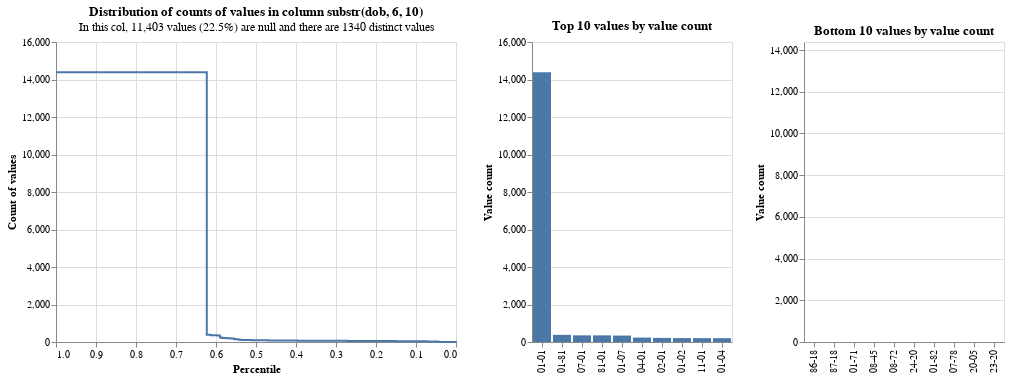

The notebook cell this image was saved under:
### Markdown cell above
Here we can see a large skew towards dates which are the 1st January. We can narrow down the profiling to show the distribution of month and day to explore this further:

### Code cell
linker.profile_columns("substr(dob, 6, 10)")

### Figure 1 — Vega-Lite specification as saved in the notebook (floating-point values rounded to 4 significant figures)
{"config": {"view": {"continuousWidth": 400, "continuousHeight": 300}}, "vconcat": [{"hconcat": [{"mark": {"type": "line", "interpolate": "step-after"}, "data": {"values": [{"percentile_ex_nulls": 0.6328, "percentile_inc_nulls": 0.7156, "value_count": 14386, "group_name": "substr_dob_6_10_", "total_non_null_rows": 39175, "total_rows_inc_nulls": 50578, "sum_tokens_in_value_count_group": 14390.0, "distinct_value_count": 1340}, {"percentile_ex_nulls": 0.623, "percentile_inc_nulls": 0.708, "value_count": 382, "group_name": "substr_dob_6_10_", "total_non_null_rows": 39175, "total_rows_inc_nulls": 50578, "sum_tokens_in_value_count_group": 382.0, "distinct_value_count": 1340}, {"percentile_ex_nulls": 0.614, "percentile_inc_nulls": 0.701, "value_count": 355, "group_name": "substr_dob_6_10_", "total_non_null_rows": 39175, "total_rows_inc_nulls": 50578, "sum_tokens_in_value_count_group": 355.0, "distinct_value_count": 1340}, {"percentile_ex_nulls": 0.6049, "percentile_inc_nulls": 0.694, "value_count": 354, "group_name": "substr_dob_6_10_", "total_non_null_rows": 39175, "total_rows_inc_nulls": 50578, "sum_tokens_in_value_count_group": 354.0, "distinct_value_count": 1340}, {"percentile_ex_nulls": 0.5962, "percentile_inc_nulls": 0.6872, "value_count": 342, "group_name": "substr_dob_6_10_", "total_non_null_rows": 39175, "total_rows_inc_nulls": 50578, "sum_tokens_in_value_count_group": 342.0, "distinct_value_count": 1340}, {"percentile_ex_nulls": 0.5902, "percentile_inc_nulls": 0.6826, "value_count": 236, "group_name": "substr_dob_6_10_", "total_non_null_rows": 39175, "total_rows_inc_nulls": 50578, "sum_tokens_in_value_count_group": 236.0, "distinct_value_count": 1340}, {"percentile_ex_nulls": 0.5846, "percentile_inc_nulls": 0.6782, "value_count": 219, "group_name": "substr_dob_6_10_", "total_non_null_rows": 39175, "total_rows_inc_nulls": 50578, "sum_tokens_in_value_count_group": 219.0, "distinct_value_count": 1340}, {"percentile_ex_nulls": 0.5793, "percentile_inc_nulls": 0.6741, "value_count": 208, "group_name": "substr_dob_6_10_", "total_non_null_rows": 39175, "total_rows_inc_nulls": 50578, "sum_tokens_in_value_count_group": 208.0, "distinct_value_count": 1340}, {"percentile_ex_nulls": 0.574, "percentile_inc_nulls": 0.6701, "value_count": 205, "group_name": "substr_dob_6_10_", "total_non_null_rows": 39175, "total_rows_inc_nulls": 50578, "sum_tokens_in_value_count_group": 205.0, "distinct_value_count": 1340}, {"percentile_ex_nulls": 0.5689, "percentile_inc_nulls": 0.6661, "value_count": 203, "group_name": "substr_dob_6_10_", "total_non_null_rows": 39175, "total_rows_inc_nulls": 50578, "sum_tokens_in_value_count_group": 203.0, "distinct_value_count": 1340}, {"percentile_ex_nulls": 0.5641, "percentile_inc_nulls": 0.6624, "value_count": 185, "group_name": "substr_dob_6_10_", "total_non_null_rows": 39175, "total_rows_inc_nulls": 50578, "sum_tokens_in_value_count_group": 185.0, "distinct_value_count": 1340}, {"percentile_ex_nulls": 0.5595, "percentile_inc_nulls": 0.6588, "value_count": 181, "group_name": "substr_dob_6_10_", "total_non_null_rows": 39175, "total_rows_inc_nulls": 50578, "sum_tokens_in_value_count_group": 181.0, "distinct_value_count": 1340}, {"percentile_ex_nulls": 0.5556, "percentile_inc_nulls": 0.6558, "value_count": 155, "group_name": "substr_dob_6_10_", "total_non_null_rows": 39175, "total_rows_inc_nulls": 50578, "sum_tokens_in_value_count_group": 155.0, "distinct_value_count": 1340}, {"percentile_ex_nulls": 0.5519, "percentile_inc_nulls": 0.653, "value_count": 142, "group_name": "substr_dob_6_10_", "total_non_null_rows": 39175, "total_rows_inc_nulls": 50578, "sum_tokens_in_value_count_group": 142.0, "distinct_value_count": 1340}, {"percentile_ex_nulls": 0.5451, "percentile_inc_nulls": 0.6477, "value_count": 133, "group_name": "substr_dob_6_10_", "total_non_null_rows": 39175, "total_rows_inc_nulls": 50578, "sum_tokens_in_value_count_group": 266.0, "distinct_value_count": 1340}, {"percentile_ex_nulls": 0.542, "percentile_inc_nulls": 0.6453, "value_count": 123, "group_name": "substr_dob_6_10_", "total_non_null_rows": 39175, "total_rows_inc_nulls": 50578, "sum_tokens_in_value_count_group": 123.0, "distinct_value_count": 1340}, {"percentile_ex_nulls": 0.5389, "percentile_inc_nulls": 0.6429, "value_count": 120, "group_name": "substr_dob_6_10_", "total_non_null_rows": 39175, "total_rows_inc_nulls": 50578, "sum_tokens_in_value_count_group": 120.0, "distinct_value_count": 1340}, {"percentile_ex_nulls": 0.5361, "percentile_inc_nulls": 0.6407, "value_count": 113, "group_name": "substr_dob_6_10_", "total_non_null_rows": 39175, "total_rows_inc_nulls": 50578, "sum_tokens_in_value_count_group": 113.0, "distinct_value_count": 1340}, {"percentile_ex_nulls": 0.5332, "percentile_inc_nulls": 0.6385, "value_count": 110, "group_name": "substr_dob_6_10_", "total_non_null_rows": 39175, "total_rows_inc_nulls": 50578, "sum_tokens_in_value_count_group": 110.0, "distinct_value_count": 1340}, {"percentile_ex_nulls": 0.5277, "percentile_inc_nulls": 0.6342, "value_count": 108, "group_name": "substr_dob_6_10_", "total_non_null_rows": 39175, "total_rows_inc_nulls": 50578, "sum_tokens_in_value_count_group": 216.0, "distinct_value_count": 1340}, {"percentile_ex_nulls": 0.525, "percentile_inc_nulls": 0.6321, "value_count": 107, "group_name": "substr_dob_6_10_", "total_non_null_rows": 39175, "total_rows_inc_nulls": 50578, "sum_tokens_in_value_count_group": 107.0, "distinct_value_count": 1340}, {"percentile_ex_nulls": 0.5197, "percentile_inc_nulls": 0.628, "value_count": 103, "group_name": "substr_dob_6_10_", "total_non_null_rows": 39175, "total_rows_inc_nulls": 50578, "sum_tokens_in_value_count_group": 206.0, "distinct_value_count": 1340}, {"percentile_ex_nulls": 0.5146, "percentile_inc_nulls": 0.624, "value_count": 101, "group_name": "substr_dob_6_10_", "total_non_null_rows": 39175, "total_rows_inc_nulls": 50578, "sum_tokens_in_value_count_group": 202.0, "distinct_value_count": 1340}, {"percentile_ex_nulls": 0.512, "percentile_inc_nulls": 0.622, "value_count": 100, "group_name": "substr_dob_6_10_", "total_non_null_rows": 39175, "total_rows_inc_nulls": 50578, "sum_tokens_in_value_count_group": 100.0, "distinct_value_count": 1340}, {"percentile_ex_nulls": 0.507, "percentile_inc_nulls": 0.6181, "value_count": 99, "group_name": "substr_dob_6_10_", "total_non_null_rows": 39175, "total_rows_inc_nulls": 50578, "sum_tokens_in_value_count_group": 198.0, "distinct_value_count": 1340}, {"percentile_ex_nulls": 0.5045, "percentile_inc_nulls": 0.6162, "value_count": 98, "group_name": "substr_dob_6_10_", "total_non_null_rows": 39175, "total_rows_inc_nulls": 50578, "sum_tokens_in_value_count_group": 98.0, "distinct_value_count": 1340}, {"percentile_ex_nulls": 0.4996, "percentile_inc_nulls": 0.6124, "value_count": 96, "group_name": "substr_dob_6_10_", "total_non_null_rows": 39175, "total_rows_inc_nulls": 50578, "sum_tokens_in_value_count_group": 192.0, "distinct_value_count": 1340}, {"percentile_ex_nulls": 0.4972, "percentile_inc_nulls": 0.6106, "value_count": 92, "group_name": "substr_dob_6_10_", "total_non_null_rows": 39175, "total_rows_inc_nulls": 50578, "sum_tokens_in_value_count_group": 92.0, "distinct_value_count": 1340}, {"percentile_ex_nulls": 0.4926, "percentile_inc_nulls": 0.607, "value_count": 91, "group_name": "substr_dob_6_10_", "total_non_null_rows": 39175, "total_rows_inc_nulls": 50578, "sum_tokens_in_value_count_group": 182.0, "distinct_value_count": 1340}, {"percentile_ex_nulls": 0.488, "percentile_inc_nulls": 0.6035, "value_count": 89, "group_name": "substr_dob_6_10_", "total_non_null_rows": 39175, "total_rows_inc_nulls": 50578, "sum_tokens_in_value_count_group": 178.0, "distinct_value_count": 1340}, {"percentile_ex_nulls": 0.4813, "percentile_inc_nulls": 0.5982, "value_count": 88, "group_name": "substr_dob_6_10_", "total_non_null_rows": 39175, "total_rows_inc_nulls": 50578, "sum_tokens_in_value_count_group": 264.0, "distinct_value_count": 1340}, {"percentile_ex_nulls": 0.4746, "percentile_inc_nulls": 0.5931, "value_count": 87, "group_name": "substr_dob_6_10_", "total_non_null_rows": 39175, "total_rows_inc_nulls": 50578, "sum_tokens_in_value_count_group": 261.0, "distinct_value_count": 1340}, {"percentile_ex_nulls": 0.4703, "percentile_inc_nulls": 0.5897, "value_count": 85, "group_name": "substr_dob_6_10_", "total_non_null_rows": 39175, "total_rows_inc_nulls": 50578, "sum_tokens_in_value_count_group": 170.0, "distinct_value_count": 1340}, {"percentile_ex_nulls": 0.4639, "percentile_inc_nulls": 0.5847, "value_count": 84, "group_name": "substr_dob_6_10_", "total_non_null_rows": 39175, "total_rows_inc_nulls": 50578, "sum_tokens_in_value_count_group": 252.0, "distinct_value_count": 1340}, {"percentile_ex_nulls": 0.4617, "percentile_inc_nulls": 0.5831, "value_count": 83, "group_name": "substr_dob_6_10_", "total_non_null_rows": 39175, "total_rows_inc_nulls": 50578, "sum_tokens_in_value_count_group": 83.0, "distinct_value_count": 1340}, {"percentile_ex_nulls": 0.4513, "percentile_inc_nulls": 0.575, "value_count": 82, "group_name": "substr_dob_6_10_", "total_non_null_rows": 39175, "total_rows_inc_nulls": 50578, "sum_tokens_in_value_count_group": 410.0, "distinct_value_count": 1340}, {"percentile_ex_nulls": 0.443, "percentile_inc_nulls": 0.5686, "value_count": 81, "group_name": "substr_dob_6_10_", "total_non_null_rows": 39175, "total_rows_inc_nulls": 50578, "sum_tokens_in_value_count_group": 324.0, "distinct_value_count": 1340}, {"percentile_ex_nulls": 0.441, "percentile_inc_nulls": 0.567, "value_count": 80, "group_name": "substr_dob_6_10_", "total_non_null_rows": 39175, "total_rows_inc_nulls": 50578, "sum_tokens_in_value_count_group": 80.0, "distinct_value_count": 1340}, {"percentile_ex_nulls": 0.4309, "percentile_inc_nulls": 0.5592, "value_count": 79, "group_name": "substr_dob_6_10_", "total_non_null_rows": 39175, "total_rows_inc_nulls": 50578, "sum_tokens_in_value_count_group": 395.0, "distinct_value_count": 1340}, {"percentile_ex_nulls": 0.4249, "percentile_inc_nulls": 0.5546, "value_count": 78, "group_name": "substr_dob_6_10_", "total_non_null_rows": 39175, "total_rows_inc_nulls": 50578, "sum_tokens_in_value_count_group": 234.0, "distinct_value_count": 1340}, {"percentile_ex_nulls": 0.4171, "percentile_inc_nulls": 0.5485, "value_count": 77, "group_name": "substr_dob_6_10_", "total_non_null_rows": 39175, "total_rows_inc_nulls": 50578, "sum_tokens_in_value_count_group": 308.0, "distinct_value_count": 1340}, {"percentile_ex_nulls": 0.4113, "percentile_inc_nulls": 0.544, "value_count": 75, "group_name": "substr_dob_6_10_", "total_non_null_rows": 39175, "total_rows_inc_nulls": 50578, "sum_tokens_in_value_count_group": 225.0, "distinct_value_count": 1340}, {"percentile_ex_nulls": 0.4038, "percentile_inc_nulls": 0.5382, "value_count": 74, "group_name": "substr_dob_6_10_", "total_non_null_rows": 39175, "total_rows_inc_nulls": 50578, "sum_tokens_in_value_count_group": 296.0, "distinct_value_count": 1340}, {"percentile_ex_nulls": 0.3963, "percentile_inc_nulls": 0.5324, "value_count": 73, "group_name": "substr_dob_6_10_", "total_non_null_rows": 39175, "total_rows_inc_nulls": 50578, "sum_tokens_in_value_count_group": 292.0, "distinct_value_count": 1340}, {"percentile_ex_nulls": 0.3926, "percentile_inc_nulls": 0.5296, "value_count": 72, "group_name": "substr_dob_6_10_", "total_non_null_rows": 39175, "total_rows_inc_nulls": 50578, "sum_tokens_in_value_count_group": 144.0, "distinct_value_count": 1340}, {"percentile_ex_nulls": 0.3872, "percentile_inc_nulls": 0.5253, "value_count": 71, "group_name": "substr_dob_6_10_", "total_non_null_rows": 39175, "total_rows_inc_nulls": 50578, "sum_tokens_in_value_count_group": 213.0, "distinct_value_count": 1340}, {"percentile_ex_nulls": 0.3747, "percentile_inc_nulls": 0.5157, "value_count": 70, "group_name": "substr_dob_6_10_", "total_non_null_rows": 39175, "total_rows_inc_nulls": 50578, "sum_tokens_in_value_count_group": 490.0, "distinct_value_count": 1340}, {"percentile_ex_nulls": 0.3641, "percentile_inc_nulls": 0.5075, "value_count": 69, "group_name": "substr_dob_6_10_", "total_non_null_rows": 39175, "total_rows_inc_nulls": 50578, "sum_tokens_in_value_count_group": 414.0, "distinct_value_count": 1340}, {"percentile_ex_nulls": 0.352, "percentile_inc_nulls": 0.4981, "value_count": 68, "group_name": "substr_dob_6_10_", "total_non_null_rows": 39175, "total_rows_inc_nulls": 50578, "sum_tokens_in_value_count_group": 476.0, "distinct_value_count": 1340}, {"percentile_ex_nulls": 0.3451, "percentile_inc_nulls": 0.4928, "value_count": 67, "group_name": "substr_dob_6_10_", "total_non_null_rows": 39175, "total_rows_inc_nulls": 50578, "sum_tokens_in_value_count_group": 268.0, "distinct_value_count": 1340}, {"percentile_ex_nulls": 0.3401, "percentile_inc_nulls": 0.4888, "value_count": 66, "group_name": "substr_dob_6_10_", "total_non_null_rows": 39175, "total_rows_inc_nulls": 50578, "sum_tokens_in_value_count_group": 198.0, "distinct_value_count": 1340}, {"percentile_ex_nulls": 0.3318, "percentile_inc_nulls": 0.4824, "value_count": 65, "group_name": "substr_dob_6_10_", "total_non_null_rows": 39175, "total_rows_inc_nulls": 50578, "sum_tokens_in_value_count_group": 325.0, "distinct_value_count": 1340}, {"percentile_ex_nulls": 0.3187, "percentile_inc_nulls": 0.4723, "value_count": 64, "group_name": "substr_dob_6_10_", "total_non_null_rows": 39175, "total_rows_inc_nulls": 50578, "sum_tokens_in_value_count_group": 512.0, "distinct_value_count": 1340}, {"percentile_ex_nulls": 0.3123, "percentile_inc_nulls": 0.4673, "value_count": 63, "group_name": "substr_dob_6_10_", "total_non_null_rows": 39175, "total_rows_inc_nulls": 50578, "sum_tokens_in_value_count_group": 252.0, "distinct_value_count": 1340}, {"percentile_ex_nulls": 0.3012, "percentile_inc_nulls": 0.4587, "value_count": 62, "group_name": "substr_dob_6_10_", "total_non_null_rows": 39175, "total_rows_inc_nulls": 50578, "sum_tokens_in_value_count_group": 434.0, "distinct_value_count": 1340}, {"percentile_ex_nulls": 0.295, "percentile_inc_nulls": 0.4539, "value_count": 61, "group_name": "substr_dob_6_10_", "total_non_null_rows": 39175, "total_rows_inc_nulls": 50578, "sum_tokens_in_value_count_group": 244.0, "distinct_value_count": 1340}, {"percentile_ex_nulls": 0.272, "percentile_inc_nulls": 0.4361, "value_count": 60, "group_name": "substr_dob_6_10_", "total_non_null_rows": 39175, "total_rows_inc_nulls": 50578, "sum_tokens_in_value_count_group": 900.0, "distinct_value_count": 1340}, {"percentile_ex_nulls": 0.2645, "percentile_inc_nulls": 0.4303, "value_count": 59, "group_name": "substr_dob_6_10_", "total_non_null_rows": 39175, "total_rows_inc_nulls": 50578, "sum_tokens_in_value_count_group": 295.0, "distinct_value_count": 1340}, {"percentile_ex_nulls": 0.2496, "percentile_inc_nulls": 0.4188, "value_count": 58, "group_name": "substr_dob_6_10_", "total_non_null_rows": 39175, "total_rows_inc_nulls": 50578, "sum_tokens_in_value_count_group": 580.0, "distinct_value_count": 1340}, {"percentile_ex_nulls": 0.2409, "percentile_inc_nulls": 0.4121, "value_count": 57, "group_name": "substr_dob_6_10_", "total_non_null_rows": 39175, "total_rows_inc_nulls": 50578, "sum_tokens_in_value_count_group": 342.0, "distinct_value_count": 1340}, {"percentile_ex_nulls": 0.2266, "percentile_inc_nulls": 0.401, "value_count": 56, "group_name": "substr_dob_6_10_", "total_non_null_rows": 39175, "total_rows_inc_nulls": 50578, "sum_tokens_in_value_count_group": 560.0, "distinct_value_count": 1340}, {"percentile_ex_nulls": 0.2182, "percentile_inc_nulls": 0.3945, "value_count": 55, "group_name": "substr_dob_6_10_", "total_non_null_rows": 39175, "total_rows_inc_nulls": 50578, "sum_tokens_in_value_count_group": 330.0, "distinct_value_count": 1340}, {"percentile_ex_nulls": 0.2113, "percentile_inc_nulls": 0.3891, "value_count": 54, "group_name": "substr_dob_6_10_", "total_non_null_rows": 39175, "total_rows_inc_nulls": 50578, "sum_tokens_in_value_count_group": 270.0, "distinct_value_count": 1340}, {"percentile_ex_nulls": 0.2018, "percentile_inc_nulls": 0.3818, "value_count": 53, "group_name": "substr_dob_6_10_", "total_non_null_rows": 39175, "total_rows_inc_nulls": 50578, "sum_tokens_in_value_count_group": 371.0, "distinct_value_count": 1340}, {"percentile_ex_nulls": 0.1912, "percentile_inc_nulls": 0.3736, "value_count": 52, "group_name": "substr_dob_6_10_", "total_non_null_rows": 39175, "total_rows_inc_nulls": 50578, "sum_tokens_in_value_count_group": 416.0, "distinct_value_count": 1340}, {"percentile_ex_nulls": 0.1847, "percentile_inc_nulls": 0.3685, "value_count": 51, "group_name": "substr_dob_6_10_", "total_non_null_rows": 39175, "total_rows_inc_nulls": 50578, "sum_tokens_in_value_count_group": 255.0, "distinct_value_count": 1340}, {"percentile_ex_nulls": 0.1758, "percentile_inc_nulls": 0.3616, "value_count": 50, "group_name": "substr_dob_6_10_", "total_non_null_rows": 39175, "total_rows_inc_nulls": 50578, "sum_tokens_in_value_count_group": 350.0, "distinct_value_count": 1340}, {"percentile_ex_nulls": 0.1708, "percentile_inc_nulls": 0.3577, "value_count": 49, "group_name": "substr_dob_6_10_", "total_non_null_rows": 39175, "total_rows_inc_nulls": 50578, "sum_tokens_in_value_count_group": 196.0, "distinct_value_count": 1340}, {"percentile_ex_nulls": 0.1634, "percentile_inc_nulls": 0.352, "value_count": 48, "group_name": "substr_dob_6_10_", "total_non_null_rows": 39175, "total_rows_inc_nulls": 50578, "sum_tokens_in_value_count_group": 288.0, "distinct_value_count": 1340}, {"percentile_ex_nulls": 0.1538, "percentile_inc_nulls": 0.3446, "value_count": 47, "group_name": "substr_dob_6_10_", "total_non_null_rows": 39175, "total_rows_inc_nulls": 50578, "sum_tokens_in_value_count_group": 376.0, "distinct_value_count": 1340}, {"percentile_ex_nulls": 0.1503, "percentile_inc_nulls": 0.3419, "value_count": 46, "group_name": "substr_dob_6_10_", "total_non_null_rows": 39175, "total_rows_inc_nulls": 50578, "sum_tokens_in_value_count_group": 138.0, "distinct_value_count": 1340}, {"percentile_ex_nulls": 0.1411, "percentile_inc_nulls": 0.3348, "value_count": 45, "group_name": "substr_dob_6_10_", "total_non_null_rows": 39175, "total_rows_inc_nulls": 50578, "sum_tokens_in_value_count_group": 360.0, "distinct_value_count": 1340}, {"percentile_ex_nulls": 0.131, "percentile_inc_nulls": 0.3269, "value_count": 44, "group_name": "substr_dob_6_10_", "total_non_null_rows": 39175, "total_rows_inc_nulls": 50578, "sum_tokens_in_value_count_group": 396.0, "distinct_value_count": 1340}, {"percentile_ex_nulls": 0.1266, "percentile_inc_nulls": 0.3235, "value_count": 43, "group_name": "substr_dob_6_10_", "total_non_null_rows": 39175, "total_rows_inc_nulls": 50578, "sum_tokens_in_value_count_group": 172.0, "distinct_value_count": 1340}, {"percentile_ex_nulls": 0.1148, "percentile_inc_nulls": 0.3144, "value_count": 42, "group_name": "substr_dob_6_10_", "total_non_null_rows": 39175, "total_rows_inc_nulls": 50578, "sum_tokens_in_value_count_group": 462.0, "distinct_value_count": 1340}, {"percentile_ex_nulls": 0.1085, "percentile_inc_nulls": 0.3095, "value_count": 41, "group_name": "substr_dob_6_10_", "total_non_null_rows": 39175, "total_rows_inc_nulls": 50578, "sum_tokens_in_value_count_group": 246.0, "distinct_value_count": 1340}, {"percentile_ex_nulls": 0.1004, "percentile_inc_nulls": 0.3032, "value_count": 40, "group_name": "substr_dob_6_10_", "total_non_null_rows": 39175, "total_rows_inc_nulls": 50578, "sum_tokens_in_value_count_group": 320.0, "distinct_value_count": 1340}, {"percentile_ex_nulls": 0.09639, "percentile_inc_nulls": 0.3001, "value_count": 39, "group_name": "substr_dob_6_10_", "total_non_null_rows": 39175, "total_rows_inc_nulls": 50578, "sum_tokens_in_value_count_group": 156.0, "distinct_value_count": 1340}, {"percentile_ex_nulls": 0.09445, "percentile_inc_nulls": 0.2986, "value_count": 38, "group_name": "substr_dob_6_10_", "total_non_null_rows": 39175, "total_rows_inc_nulls": 50578, "sum_tokens_in_value_count_group": 76.0, "distinct_value_count": 1340}, {"percentile_ex_nulls": 0.09067, "percentile_inc_nulls": 0.2957, "value_count": 37, "group_name": "substr_dob_6_10_", "total_non_null_rows": 39175, "total_rows_inc_nulls": 50578, "sum_tokens_in_value_count_group": 148.0, "distinct_value_count": 1340}, {"percentile_ex_nulls": 0.08608, "percentile_inc_nulls": 0.2921, "value_count": 36, "group_name": "substr_dob_6_10_", "total_non_null_rows": 39175, "total_rows_inc_nulls": 50578, "sum_tokens_in_value_count_group": 180.0, "distinct_value_count": 1340}, {"percentile_ex_nulls": 0.08071, "percentile_inc_nulls": 0.288, "value_count": 35, "group_name": "substr_dob_6_10_", "total_non_null_rows": 39175, "total_rows_inc_nulls": 50578, "sum_tokens_in_value_count_group": 210.0, "distinct_value_count": 1340}, {"percentile_ex_nulls": 0.07638, "percentile_inc_nulls": 0.2846, "value_count": 34, "group_name": "substr_dob_6_10_", "total_non_null_rows": 39175, "total_rows_inc_nulls": 50578, "sum_tokens_in_value_count_group": 170.0, "distinct_value_count": 1340}, {"percentile_ex_nulls": 0.07385, "percentile_inc_nulls": 0.2827, "value_count": 33, "group_name": "substr_dob_6_10_", "total_non_null_rows": 39175, "total_rows_inc_nulls": 50578, "sum_tokens_in_value_count_group": 99.0, "distinct_value_count": 1340}, {"percentile_ex_nulls": 0.07221, "percentile_inc_nulls": 0.2814, "value_count": 32, "group_name": "substr_dob_6_10_", "total_non_null_rows": 39175, "total_rows_inc_nulls": 50578, "sum_tokens_in_value_count_group": 64.0, "distinct_value_count": 1340}, {"percentile_ex_nulls": 0.07142, "percentile_inc_nulls": 0.2808, "value_count": 31, "group_name": "substr_dob_6_10_", "total_non_null_rows": 39175, "total_rows_inc_nulls": 50578, "sum_tokens_in_value_count_group": 31.0, "distinct_value_count": 1340}, {"percentile_ex_nulls": 0.07066, "percentile_inc_nulls": 0.2802, "value_count": 30, "group_name": "substr_dob_6_10_", "total_non_null_rows": 39175, "total_rows_inc_nulls": 50578, "sum_tokens_in_value_count_group": 30.0, "distinct_value_count": 1340}, {"percentile_ex_nulls": 0.06622, "percentile_inc_nulls": 0.2767, "value_count": 29, "group_name": "substr_dob_6_10_", "total_non_null_rows": 39175, "total_rows_inc_nulls": 50578, "sum_tokens_in_value_count_group": 174.0, "distinct_value_count": 1340}, {"percentile_ex_nulls": 0.06264, "percentile_inc_nulls": 0.274, "value_count": 28, "group_name": "substr_dob_6_10_", "total_non_null_rows": 39175, "total_rows_inc_nulls": 50578, "sum_tokens_in_value_count_group": 140.0, "distinct_value_count": 1340}, {"percentile_ex_nulls": 0.06126, "percentile_inc_nulls": 0.2729, "value_count": 27, "group_name": "substr_dob_6_10_", "total_non_null_rows": 39175, "total_rows_inc_nulls": 50578, "sum_tokens_in_value_count_group": 54.0, "distinct_value_count": 1340}, {"percentile_ex_nulls": 0.05728, "percentile_inc_nulls": 0.2698, "value_count": 26, "group_name": "substr_dob_6_10_", "total_non_null_rows": 39175, "total_rows_inc_nulls": 50578, "sum_tokens_in_value_count_group": 156.0, "distinct_value_count": 1340}, {"percentile_ex_nulls": 0.05409, "percentile_inc_nulls": 0.2673, "value_count": 25, "group_name": "substr_dob_6_10_", "total_non_null_rows": 39175, "total_rows_inc_nulls": 50578, "sum_tokens_in_value_count_group": 125.0, "distinct_value_count": 1340}, {"percentile_ex_nulls": 0.05348, "percentile_inc_nulls": 0.2669, "value_count": 24, "group_name": "substr_dob_6_10_", "total_non_null_rows": 39175, "total_rows_inc_nulls": 50578, "sum_tokens_in_value_count_group": 24.0, "distinct_value_count": 1340}, {"percentile_ex_nulls": 0.05113, "percentile_inc_nulls": 0.2651, "value_count": 23, "group_name": "substr_dob_6_10_", "total_non_null_rows": 39175, "total_rows_inc_nulls": 50578, "sum_tokens_in_value_count_group": 92.0, "distinct_value_count": 1340}, {"percentile_ex_nulls": 0.04888, "percentile_inc_nulls": 0.2633, "value_count": 22, "group_name": "substr_dob_6_10_", "total_non_null_rows": 39175, "total_rows_inc_nulls": 50578, "sum_tokens_in_value_count_group": 88.0, "distinct_value_count": 1340}, {"percentile_ex_nulls": 0.04781, "percentile_inc_nulls": 0.2625, "value_count": 21, "group_name": "substr_dob_6_10_", "total_non_null_rows": 39175, "total_rows_inc_nulls": 50578, "sum_tokens_in_value_count_group": 42.0, "distinct_value_count": 1340}, {"percentile_ex_nulls": 0.04628, "percentile_inc_nulls": 0.2613, "value_count": 20, "group_name": "substr_dob_6_10_", "total_non_null_rows": 39175, "total_rows_inc_nulls": 50578, "sum_tokens_in_value_count_group": 60.0, "distinct_value_count": 1340}, {"percentile_ex_nulls": 0.04582, "percentile_inc_nulls": 0.2609, "value_count": 18, "group_name": "substr_dob_6_10_", "total_non_null_rows": 39175, "total_rows_inc_nulls": 50578, "sum_tokens_in_value_count_group": 18.0, "distinct_value_count": 1340}, {"percentile_ex_nulls": 0.04505, "percentile_inc_nulls": 0.2604, "value_count": 15, "group_name": "substr_dob_6_10_", "total_non_null_rows": 39175, "total_rows_inc_nulls": 50578, "sum_tokens_in_value_count_group": 30.0, "distinct_value_count": 1340}, {"percentile_ex_nulls": 0.0447, "percentile_inc_nulls": 0.2601, "value_count": 14, "group_name": "substr_dob_6_10_", "total_non_null_rows": 39175, "total_rows_inc_nulls": 50578, "sum_tokens_in_value_count_group": 14.0, "distinct_value_count": 1340}, {"percentile_ex_nulls": 0.04439, "percentile_inc_nulls": 0.2598, "value_count": 12, "group_name": "substr_dob_6_10_", "total_non_null_rows": 39175, "total_rows_inc_nulls": 50578, "sum_tokens_in_value_count_group": 12.0, "distinct_value_count": 1340}, {"percentile_ex_nulls": 0.04411, "percentile_inc_nulls": 0.2596, "value_count": 11, "group_name": "substr_dob_6_10_", "total_non_null_rows": 39175, "total_rows_inc_nulls": 50578, "sum_tokens_in_value_count_group": 11.0, "distinct_value_count": 1340}, {"percentile_ex_nulls": 0.04388, "percentile_inc_nulls": 0.2594, "value_count": 9, "group_name": "substr_dob_6_10_", "total_non_null_rows": 39175, "total_rows_inc_nulls": 50578, "sum_tokens_in_value_count_group": 9.0, "distinct_value_count": 1340}, {"percentile_ex_nulls": 0.0437, "percentile_inc_nulls": 0.2593, "value_count": 7, "group_name": "substr_dob_6_10_", "total_non_null_rows": 39175, "total_rows_inc_nulls": 50578, "sum_tokens_in_value_count_group": 7.0, "distinct_value_count": 1340}, {"percentile_ex_nulls": 0.04263, "percentile_inc_nulls": 0.2585, "value_count": 6, "group_name": "substr_dob_6_10_", "total_non_null_rows": 39175, "total_rows_inc_nulls": 50578, "sum_tokens_in_value_count_group": 42.0, "distinct_value_count": 1340}, {"percentile_ex_nulls": 0.03995, "percentile_inc_nulls": 0.2564, "value_count": 5, "group_name": "substr_dob_6_10_", "total_non_null_rows": 39175, "total_rows_inc_nulls": 50578, "sum_tokens_in_value_count_group": 105.0, "distinct_value_count": 1340}, {"percentile_ex_nulls": 0.03546, "percentile_inc_nulls": 0.2529, "value_count": 4, "group_name": "substr_dob_6_10_", "total_non_null_rows": 39175, "total_rows_inc_nulls": 50578, "sum_tokens_in_value_count_group": 176.0, "distinct_value_count": 1340}, {"percentile_ex_nulls": 0.02634, "percentile_inc_nulls": 0.2459, "value_count": 3, "group_name": "substr_dob_6_10_", "total_non_null_rows": 39175, "total_rows_inc_nulls": 50578, "sum_tokens_in_value_count_group": 357.0, "distinct_value_count": 1340}, {"percentile_ex_nulls": 0.01327, "percentile_inc_nulls": 0.2357, "value_count": 2, "group_name": "substr_dob_6_10_", "total_non_null_rows": 39175, "total_rows_inc_nulls": 50578, "sum_tokens_in_value_count_group": 512.0, "distinct_value_count": 1340}, {"percentile_ex_nulls": 0.0, "percentile_inc_nulls": 0.2255, "value_count": 1, "group_name": "substr_dob_6_10_", "total_non_null_rows": 39175, "total_rows_inc_nulls": 50578, "sum_tokens_in_value_count_group": 520.0, "distinct_value_count": 1340}, {"percentile_ex_nulls": 1.0, "percentile_inc_nulls": 1.0, "value_count": 14386, "group_name": "substr_dob_6_10_", "total_non_null_rows": 39175, "total_rows_inc_nulls": 50578, "sum_tokens_in_value_count_group": 14390.0, "distinct_value_count": 1340}]}, "encoding": {"tooltip": [{"field": "value_count", "type": "quantitative"}, {"field": "percentile_ex_nulls", "type": "quantitative"}, {"field": "percentile_inc_nulls", "type": "quantitative"}, {"field": "total_non_null_rows", "type": "quantitative"}, {"field": "total_rows_inc_nulls", "type": "quantitative"}], "x": {"field": "percentile_ex_nulls", "sort": "descending", "title": "Percentile", "type": "quantitative"}, "y": {"field": "value_count", "title": "Count of values", "type": "quantitative"}}, "title": {"text": "Distribution of counts of values in column substr(dob, 6, 10)", "subtitle": "In this col, 11,403 values (22.5%) are null and there are 1340 distinct values"}}, {"mark": "bar", "data": {"values": [{"value_count": 14386, "group_name": "substr_dob_6_10_", "value": "01-01", "total_non_null_rows": 39175, "total_rows_inc_nulls": 50578, "distinct_value_count": 1340}, {"value_count": 382, "group_name": "substr_dob_6_10_", "value": "01-81", "total_non_null_rows": 39175, "total_rows_inc_nulls": 50578, "distinct_value_count": 1340}, {"value_count": 355, "group_name": "substr_dob_6_10_", "value": "07-01", "total_non_null_rows": 39175, "total_rows_inc_nulls": 50578, "distinct_value_count": 1340}, {"value_count": 354, "group_name": "substr_dob_6_10_", "value": "81-01", "total_non_null_rows": 39175, "total_rows_inc_nulls": 50578, "distinct_value_count": 1340}, {"value_count": 342, "group_name": "substr_dob_6_10_", "value": "01-07", "total_non_null_rows": 39175, "total_rows_inc_nulls": 50578, "distinct_value_count": 1340}, {"value_count": 236, "group_name": "substr_dob_6_10_", "value": "04-01", "total_non_null_rows": 39175, "total_rows_inc_nulls": 50578, "distinct_value_count": 1340}, {"value_count": 219, "group_name": "substr_dob_6_10_", "value": "02-01", "total_non_null_rows": 39175, "total_rows_inc_nulls": 50578, "distinct_value_count": 1340}, {"value_count": 208, "group_name": "substr_dob_6_10_", "value": "01-02", "total_non_null_rows": 39175, "total_rows_inc_nulls": 50578, "distinct_value_count": 1340}, {"value_count": 205, "group_name": "substr_dob_6_10_", "value": "11-01", "total_non_null_rows": 39175, "total_rows_inc_nulls": 50578, "distinct_value_count": 1340}, {"value_count": 203, "group_name": "substr_dob_6_10_", "value": "01-04", "total_non_null_rows": 39175, "total_rows_inc_nulls": 50578, "distinct_value_count": 1340}]}, "encoding": {"tooltip": [{"field": "value", "type": "nominal"}, {"field": "value_count", "type": "quantitative"}, {"field": "total_non_null_rows", "type": "quantitative"}, {"field": "total_rows_inc_nulls", "type": "quantitative"}], "x": {"field": "value", "sort": "-y", "title": null, "type": "nominal"}, "y": {"field": "value_count", "title": "Value count", "type": "quantitative"}}, "title": "Top 10 values by value count"}, {"mark": "bar", "data": {"values": [{"value_count": 1, "group_name": "substr_dob_6_10_", "value": "86-18", "total_non_null_rows": 39175, "total_rows_inc_nulls": 50578, "distinct_value_count": 1340}, {"value_count": 1, "group_name": "substr_dob_6_10_", "value": "87-18", "total_non_null_rows": 39175, "total_rows_inc_nulls": 50578, "distinct_value_count": 1340}, {"value_count": 1, "group_name": "substr_dob_6_10_", "value": "01-71", "total_non_null_rows": 39175, "total_rows_inc_nulls": 50578, "distinct_value_count": 1340}, {"value_count": 1, "group_name": "substr_dob_6_10_", "value": "08-45", "total_non_null_rows": 39175, "total_rows_inc_nulls": 50578, "distinct_value_count": 1340}, {"value_count": 1, "group_name": "substr_dob_6_10_", "value": "08-72", "total_non_null_rows": 39175, "total_rows_inc_nulls": 50578, "distinct_value_count": 1340}, {"value_count": 1, "group_name": "substr_dob_6_10_", "value": "24-20", "total_non_null_rows": 39175, "total_rows_inc_nulls": 50578, "distinct_value_count": 1340}, {"value_count": 1, "group_name": "substr_dob_6_10_", "value": "01-82", "total_non_null_rows": 39175, "total_rows_inc_nulls": 50578, "distinct_value_count": 1340}, {"value_count": 1, "group_name": "substr_dob_6_10_", "value": "07-78", "total_non_null_rows": 39175, "total_rows_inc_nulls": 50578, "distinct_value_count": 1340}, {"value_count": 1, "group_name": "substr_dob_6_10_", "value": "20-05", "total_non_null_rows": 39175, "total_rows_inc_nulls": 50578, "distinct_value_count": 1340}, {"value_count": 1, "group_name": "substr_dob_6_10_", "value": "23-20", "total_non_null_rows": 39175, "total_rows_inc_nulls": 50578, "distinct_value_count": 1340}]}, "encoding": {"tooltip": [{"field": "value", "type": "nominal"}, {"field": "value_count", "type": "quantitative"}, {"field": "total_non_null_rows", "type": "quantitative"}, {"field": "total_rows_inc_nulls", "type": "quantitative"}], "x": {"field": "value", "sort": "-y", "title": null, "type": "nominal"}, "y": {"field": "value_count", "scale": {"domain": [0, 14386]}, "title": "Value count", "type": "quantitative"}}, "title": "Bottom 10 values by value count"}]}], "$schema": "https://vega.github.io/schema/vega-lite/v5.9.3.json"}
